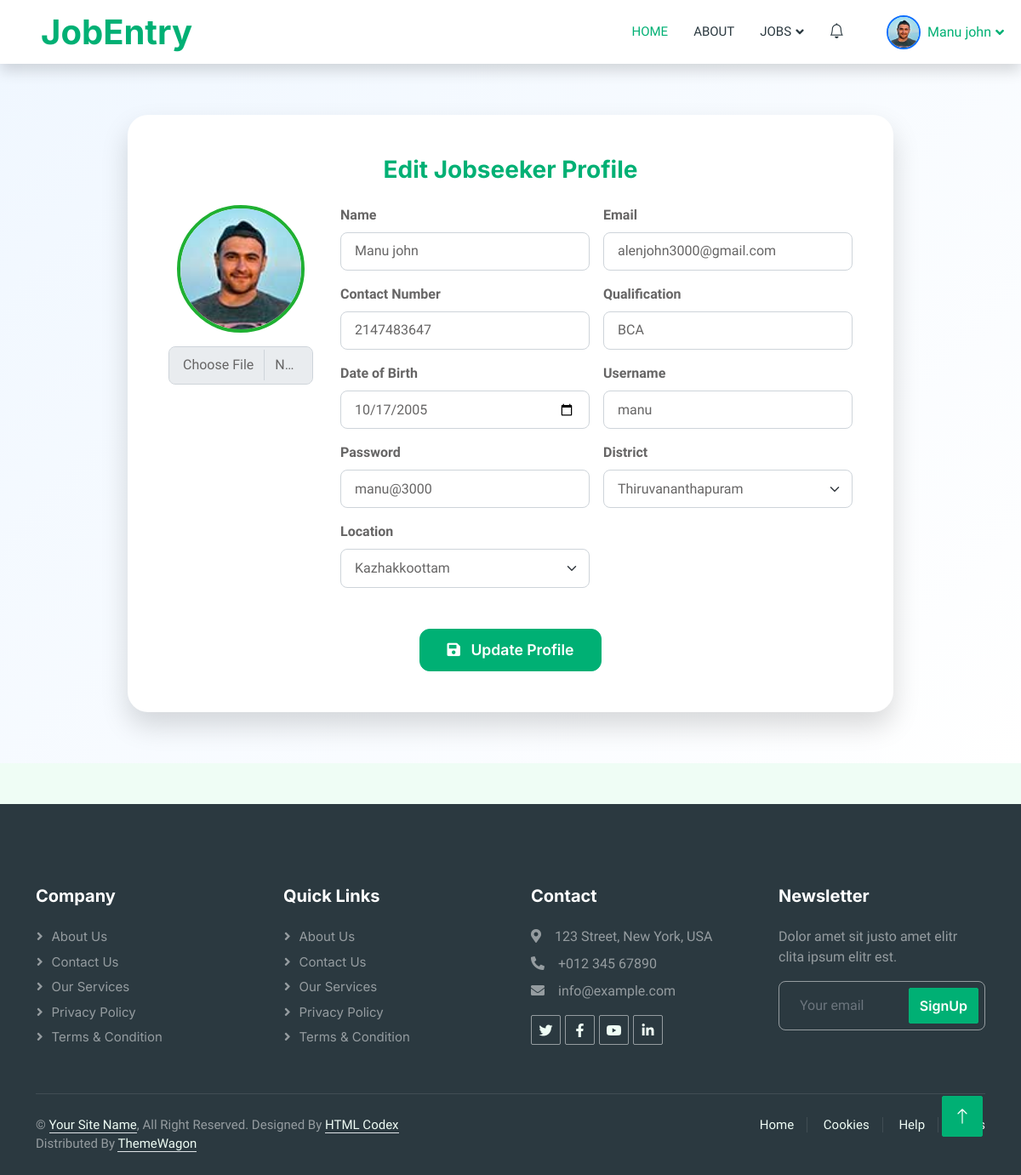
The page /Jobseeker/profileedit.php (signed in) on the database its author committed.
### tables this page shows
CREATE TABLE `tbl_jobseeker` (
  `jobseekerid` int(11) NOT NULL,
  `name` varchar(30) NOT NULL,
  `email` varchar(50) NOT NULL,
  `contactnum` varchar(30) NOT NULL,
  `qualification` varchar(100) NOT NULL,
  `photo` varchar(50) NOT NULL,
  `username` varchar(50) NOT NULL,
  `password` varchar(30) NOT NULL,
  `locationid` int(11) NOT NULL,
  `regdate` date NOT NULL,
  `dob` date NOT NULL,
  `plan_id` int(11) NOT NULL,
  `renewaldate` date DEFAULT NULL,
  `status` varchar(30) NOT NULL
);

CREATE TABLE `tbl_district` (
  `districtid` int(11) NOT NULL,
  `districtname` varchar(30) NOT NULL
);

CREATE TABLE `tbl_location` (
  `locationid` int(11) NOT NULL,
  `locationname` varchar(30) NOT NULL,
  `districtid` int(11) NOT NULL
);

### dboperation.php (called while the page is built, shortened)
<?php
class dboperation
{
    public $con,$res;
    function __construct()
    {
        $this->con=mysqli_connect("localhost","root","","db_jobportalfinal");
    }
    public function executequery($sql)
    {
        $this->res=mysqli_query($this->con,$sql);
        return $this->res;
    }
}
?>

### Jobseeker/profileedit.php (the view, shortened to what this page needs)
<?php
include("header.php");
include_once("../dboperation.php");
$obj = new dboperation();
$jobseekerid = $_SESSION["Login_id"];
$sql = "SELECT * FROM tbl_jobseeker j
        INNER JOIN tbl_location l ON l.locationid = j.locationid
        INNER JOIN tbl_district d ON d.districtid = l.districtid
        WHERE j.jobseekerid = '$jobseekerid'";
$res = $obj->executequery($sql);
$row = mysqli_fetch_assoc($res);
?>
<div class="edit-section">
    <div class="container">
        <div class="edit-card">
            <h3 class="text-primary mb-4 text-center">Edit Jobseeker Profile</h3>
            <form method="POST" enctype="multipart/form-data">
                <div class="logo-form-wrapper">
                    <div class="logo-column">
                        <?php if(!empty($row['photo'])) { ?>
                            <img src="../uploads/<?php echo $row['photo']; ?>" alt="Profile" class="logo-preview mb-3">
                        <?php } ?>
                        <input type="file" name="photo" class="form-control">
                    </div>
                    <div class="form-column">
                        <div class="row g-3">
                            <div class="col-md-6">
                                <label class="form-label">Name</label>
                                <input type="text" name="name" class="form-control" value="<?php echo $row['name']; ?>" required>
                            </div>
                            <div class="col-md-6">
                                <label class="form-label">Email</label>
                                <input type="email" name="email" class="form-control" value="<?php echo $row['email']; ?>" required>
                            </div>
                            <div class="col-md-6">
                                <label class="form-label">Contact Number</label>
                                <input type="text" name="contact" class="form-control" value="<?php echo $row['contactnum']; ?>" required>
                            </div>
                            <div class="col-md-6">
                                <label class="form-label">Qualification</label>
                                <input type="text" name="qualification" class="form-control" value="<?php echo $row['qualification']; ?>">
                            </div>
                            <div class="col-md-6">
                                <label class="form-label">Date of Birth</label>
                                <input type="date" name="dob" class="form-control" value="<?php echo $row['dob']; ?>">
                            </div>
                            <div class="col-md-6">
                                <label class="form-label">Username</label>
                                <input type="text" name="username" class="form-control" value="<?php echo $row['username']; ?>" required>
                            </div>
                            <div class="col-md-6">
                                <label class="form-label">Password</label>
                                <input type="text" name="password" class="form-control" value="<?php echo $row['password']; ?>" required>
                            </div>
                            <div class="col-md-6">
                                <label class="form-label">District</label>
                                <select class="form-select" name="districtid" id="districtid">
                                    <option value="<?php echo $row['districtid']; ?>"><?php echo $row['districtname']; ?></option>
                                </select>
                            </div>
                            <div class="col-md-6">
                                <label class="form-label">Location</label>
                                <select class="form-select" name="location" id="location">
                                    <option value="<?php echo $row['locationid']; ?>"><?php echo $row['locationname']; ?></option>
                                </select>
                            </div>
                        </div>
                    </div>
                </div>
                <div class="mt-5 text-center">
                    <button type="submit" name="update_jobseeker" class="btn btn-primary btn-update">
                        <i class="fa fa-save me-2"></i> Update Profile
                    </button>
                </div>
            </form>
        </div>
    </div>
</div>
<?php include("footer.php"); ?>

### Jobseeker/header.php (shortened to what this page needs)
<?php
include_once("../dboperation.php");
$obj = new dboperation();
$cid = $_SESSION['Login_id'];
$sql = "SELECT name, photo FROM tbl_jobseeker WHERE jobseekerid='$cid'";
$res = $obj->executequery($sql);
$row = mysqli_fetch_assoc($res);
$companyName = $row['name'];
?>
<!DOCTYPE html>
<html lang="en">
<head>
    <link href="https://cdnjs.cloudflare.com/ajax/libs/font-awesome/5.10.0/css/all.min.css" rel="stylesheet">
    <link href="https://cdn.jsdelivr.net/npm/bootstrap-icons@1.4.1/font/bootstrap-icons.css" rel="stylesheet">
    <link href="lib/animate/animate.min.css" rel="stylesheet">
    <link href="lib/owlcarousel/assets/owl.carousel.min.css" rel="stylesheet">
    <link href="css/bootstrap.min.css" rel="stylesheet">
    <link href="css/style.css" rel="stylesheet">
</head>
<body>
    <div class="container-xxl bg-white p-0">
        <nav class="navbar navbar-expand-lg bg-white navbar-light shadow sticky-top p-0">
            <a href="index.php" class="navbar-brand d-flex align-items-center text-center py-0 px-4 px-lg-5">
                <h1 class="m-0 text-primary">JobEntry</h1>
            </a>
            <div class="collapse navbar-collapse" id="navbarCollapse">
                <div class="navbar-nav ms-auto p-4 p-lg-0">
                    <a href="index.php" class="nav-item nav-link active">Home</a>
                    <a href="about.php" class="nav-item nav-link">About</a>
                    <div class="nav-item dropdown">
                        <a href="#" class="nav-link dropdown-toggle" data-bs-toggle="dropdown">Jobs</a>
                    </div>
                    <a href="notifications.php" class="nav-link d-flex align-items-center">
                        <i class="bi bi-bell" style="font-size: 1.1rem; line-height: 1;"></i>
                    </a>
                </div>
                <div class="nav-item dropdown">
                    <a href="#" class="d-flex align-items-center nav-link dropdown-toggle" data-bs-toggle="dropdown" style="padding: 0 20px;">
                        <img src="../uploads/<?php echo $row['photo']; ?>" alt="User" class="user-avatar me-2">
                        <span class="d-none d-lg-inline fw-semibold text-primary"><?php echo $companyName; ?></span>
                    </a>
                </div>
            </div>
        </nav>
    </div>
</body>
</html>

### Jobseeker/css/style.css (style rules this page uses)
:root { --primary: #00B074; --secondary: #2B9BFF; --light: #EFFDF5; --dark: #2B3940; }
.btn { font-family: 'Inter', sans-serif; font-weight: 600; transition: .5s; }
.btn.btn-primary, .btn.btn-secondary { color: #FFFFFF; }
.navbar .dropdown-toggle::after { border: none; content: "\f107"; font-family: "Font Awesome 5 Free"; font-weight: 900; vertical-align: middle; margin-left: 5px; transition: .5s; }
.navbar-dark .navbar-nav .nav-link, .navbar-light .navbar-nav .nav-link { margin-right: 30px; padding: 25px 0; color: #FFFFFF; font-size: 15px; text-transform: uppercase; outline: none; }
.navbar-dark .navbar-nav .nav-link:hover, .navbar-dark .navbar-nav .nav-link.active, .navbar-light .navbar-nav .nav-link:hover, .navbar-light .navbar-nav .nav-link.active { color: var(--primary); }
.navbar-light .navbar-brand, .navbar-light a.btn { height: 75px; }
.navbar-light .navbar-nav .nav-link { color: var(--dark); font-weight: 500; }
.navbar-light.sticky-top { top: -100px; transition: .5s; }

### Jobseeker/header.php (style rules this page uses)
.user-avatar { width: 40px; height: 40px; object-fit: cover; border: 2px solid #0d6efd; border-radius: 50%; transition: transform 0.2s ease, border-color 0.2s ease; }

### Jobseeker/profileedit.php (style rules this page uses)
.edit-section { background: linear-gradient(135deg, #f0f7ff, #ffffff); padding: 60px 0; }
.edit-card { background-color: #ffffff; border-radius: 1.5rem; box-shadow: 0 1rem 2rem rgba(0,0,0,0.15); padding: 3rem; max-width: 900px; margin: auto; }
.form-label { font-weight: 600; }
.form-control, .form-select { border-radius: 0.5rem; padding: 0.6rem 1rem; }
.logo-preview { width: 150px; height: 150px; object-fit: cover; border-radius: 50%; border: 4px solid #1fb032ff; }
.logo-form-wrapper { display: flex; align-items: flex-start; gap: 2rem; flex-wrap: wrap; }
.logo-column { flex: 0 0 170px; text-align: center; }
.form-column { flex: 1; }
.btn-update { border-radius: 0.75rem; font-size: 1.1rem; padding: 0.7rem 2rem; transition: all 0.3s ease; }

### rows shown on the page
tbl_jobseeker: photo (picture), name "Manu john", email "alenjohn3000@gmail.com", contact "2147483647", qualification "BCA", dob "10/17/2005", username "manu", password "manu@3000", districtid "Thiruvananthapuram", location "Kazhakkoottam"
